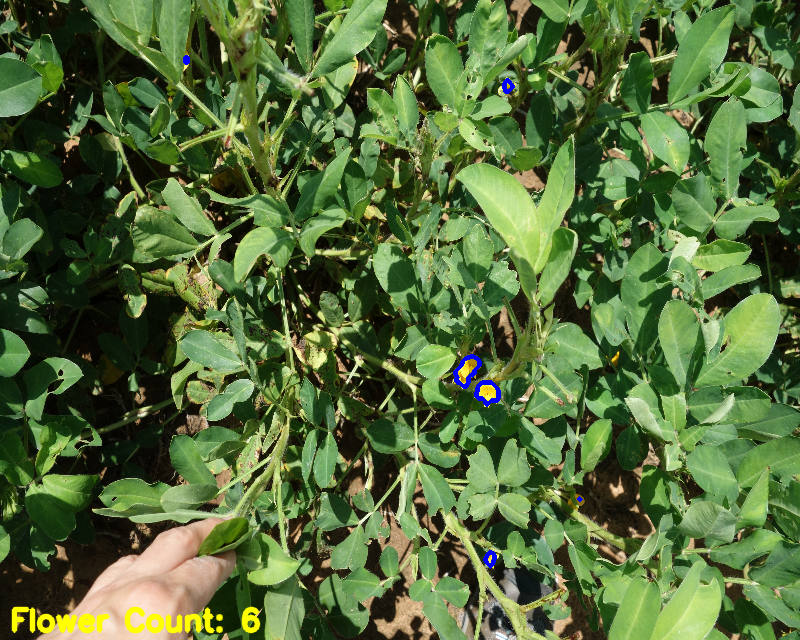
#> input picture Detect Peanut Flowers/img1_count.png, 800 x 640 px; its folder holds only this picture in this run
$ python flower_counting.py --input img1_count.png   (older library calls are emulated)
#> lines starting #> are read from the running program, lines starting #| are printed output that depends on the picture; after the words box and inside, x2 and y2 are one past the last pixel; in counts of white or black regions, pixels touching at a corner belong together
#> further down, img is the input picture: shape (640, 800, 3); mean B, G, R 59, 108.8, 85.3
#| img1_count.png (640, 800, 3)
#> `img_hsv = cv2.cvtColor(img , cv2.COLOR_BGR2HSV)`: img_hsv: shape (640, 800, 3); mean H, S, V 43.4, 139.8, 111.4

import cv2
import numpy as np
import os
import sys
import argparse as ap


def kMeans(image):

      # Pre processing image
      #med_img = cv2.medianBlur(image , 5)
      gauss_img = cv2.GaussianBlur(image , (7 , 7) , 0)
      k = 7
      vector_img = gauss_img.reshape(-1 , 3)

      # Cast as float for K means (Mean computation)
      vector_img = np.float32(vector_img)

      # OpenCV specific params
      criteria = (cv2.TERM_CRITERIA_EPS + cv2.TERM_CRITERIA_MAX_ITER , 0 , 1.0)

      ret , label , clusters = cv2.kmeans(vector_img , k , None , criteria,
                                       15 , cv2.KMEANS_RANDOM_CENTERS)

      #print(label.shape)
      res = clusters[label.flatten()]

      clust_img = res.reshape((image.shape))


      cv2.imshow('clus_img' , clust_img.astype(np.uint8))
      cv2.waitKey(0)
      cv2.destroyAllWindows()

      return label.reshape((image.shape[0],image.shape[1])) , clust_img.astype(np.uint8)


def bgr_hsv_convert(b , g , r):

      color = np.uint8([[[b , g , r]]])
      hsv_color = cv2.cvtColor(color , cv2.COLOR_BGR2HSV)

      hue = hsv_color[0][0][0]

      lower = [hue - 10  , 100 , 100]
      upper = [hue + 10 , 255 , 255]

      return lower , upper


def colorDetect(image , low_range , high_range):

      mask = cv2.inRange(image , low_range , high_range)
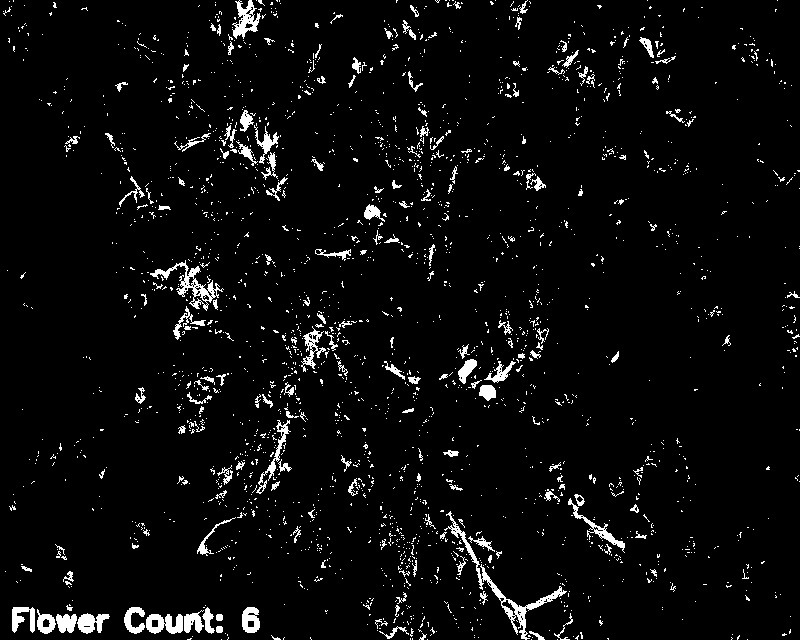
#> mask: shape (640, 800); 4.4% white; 2327 white regions (2141 under 20 px), largest, box (x1, y1, x2, y2) and area: (444, 511, 567, 640) 1195, (150, 260, 224, 311) 815, (232, 0, 261, 39) 524
      output = cv2.bitwise_and(image , image , mask = mask)
#> output: shape (640, 800, 3); mean H, S, V 1.3, 6.4, 7.5

      cimg = cv2.cvtColor(output.copy(),cv2.COLOR_BGR2GRAY)
      img = cv2.medianBlur(cimg,5)
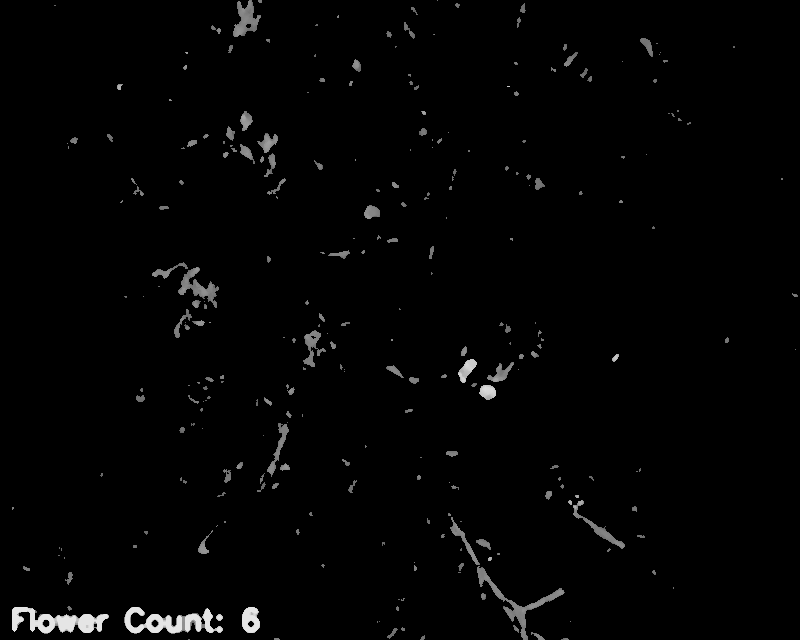
#> img: shape (640, 800); min 0, max 229, mean 3.7

      # [5 lines of commented-out code are left out]

      print('max color: ' , np.amax(output))
#| max color:  255


      '''circles = cv2.HoughCircles(img,cv2.HOUGH_GRADIENT,1,20,
                            param1=50,param2=30,minRadius=0,maxRadius=0)

      circles = np.uint16(np.around(circles))
      for i in circles[0,:]:
          # draw the outer circle
          cv2.circle(cimg,(i[0],i[1]),i[2],(0,255,0),2)
          # draw the center of the circle
          cv2.circle(cimg,(i[0],i[1]),2,(0,0,255),3)

      cv2.imshow('detected circles',img)'''


      # [14 lines of commented-out code are left out]
      cv2.imshow('out' , output)
      cv2.waitKey(0)
      cv2.destroyAllWindows()

      if np.amax(output) > 242:
            return output

      return None

# [51 lines left out: function rgb2lab, not called in this run]

if __name__ == '__main__':

      #print(os.listdir())

      parser = ap.ArgumentParser()
      parser.add_argument('-i' , '--input' , required = True)

      args = parser.parse_args()


      #img_path = [f for f in os.listdir() if f.endswith('.JPG')]

      #print(img_path)

      for im in [args.input]:#]img_path:

            img = cv2.imread(im)
            img = cv2.resize(img , (800 , 640))

            print(im , img.shape)

            #img_lab = cv2.cvtColor(img , cv2.COLOR_BGR2LAB)
            img_hsv = cv2.cvtColor(img , cv2.COLOR_BGR2HSV)

            #print(img_lab)

            '''cv2.imshow('img' , img_lab)
            cv2.waitKey(0)
            cv2.destroyAllWindows()'''


            #label , k_img = kMeans(img_lab)
            low_range , high_range = bgr_hsv_convert(106 , 241 , 255)

            # Yellow color min and max range
            # min bgr [0 , 171 , 206]
            # max bgr [115, 241, 255]
            #low_range = np.array([181 , 128 , 202] , dtype = np.uint8)
            #high_range = np.array([240 , 117 , 193] , dtype = np.uint8)

            low_range = np.array(low_range , dtype = np.uint8)
            high_range = np.array(high_range , dtype = np.uint8)

            print(low_range , high_range)
            output = None

            output = colorDetect(img_hsv , low_range , high_range)

            label = None
            k_img = None


            if output is not None:

                  label , k_img = kMeans(output)
#> in kMeans, `gauss_img = cv2.GaussianBlur(image , (7 , 7) , 0)`: gauss_img: shape (640, 800, 3); mean H, S, V 1.3, 6.4, 7.5
#> in kMeans, `ret , label , clusters = cv2.kmeans(vector_img , k , None , criteria, ..`: ret = 53995485.2; clusters = [[7.55, 33.29, 43.2], [26.62, 222.1, 226.4], [6, 33, 25], [30, 255, 254.8], [18.28, 88.65, 106.9], [0.254, 1.13, 1.28], [8.06, 44.88, 27.85]]
#> in kMeans, `clust_img = res.reshape((image.shape))`: clust_img: shape (640, 800, 3) float32; mean H, S, V 1.3, 6.4, 7.5
#> in kMeans, `cv2.imshow('clus_img' , clust_img.astype(np.uint8))`:
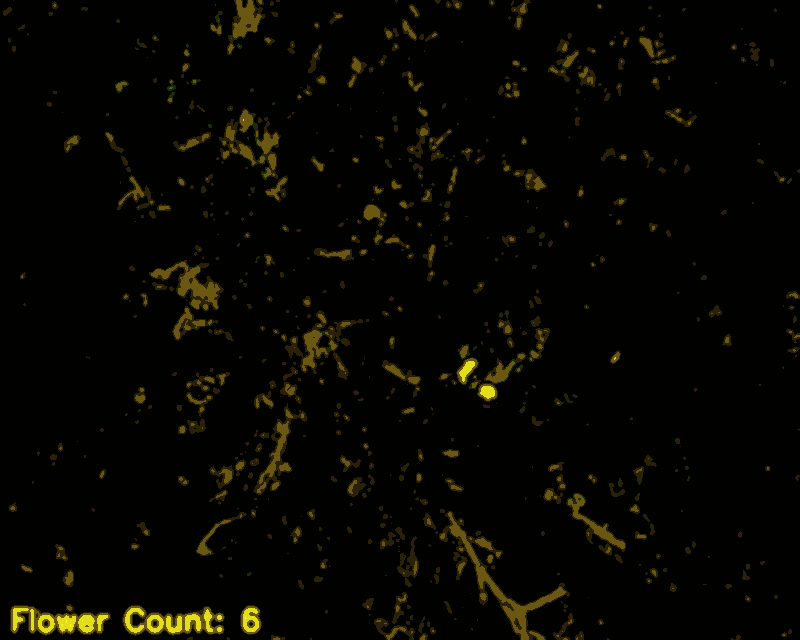
#> window 'clus_img': shape (640, 800, 3); mean B, G, R 1, 6.2, 7.2
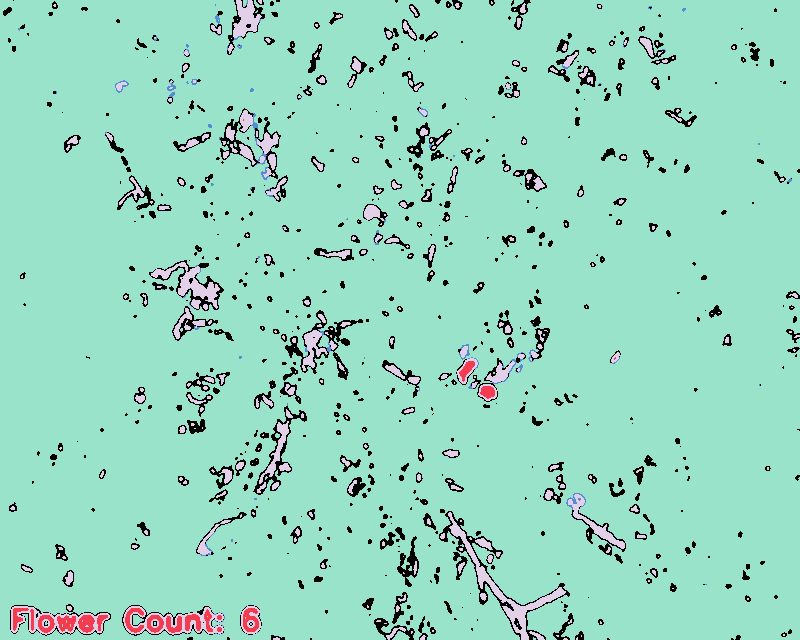
#> label: shape (640, 800) int32; 7 distinct labels, from 0 to 6; one colour per label, 0 black

                  #print(label)

                  for i in range(2):

                       arr = np.zeros(img.shape , np.uint8)
                       arr[label == i] = img[label == i]
                       #print(arr , np.amax(arr) , np.average(arr) , i)
                       cv2.imshow(str(i) , arr)
                       cv2.waitKey(0)
#> this loop made 2 passes
#> pass 1, `cv2.imshow(str(i) , arr)`:
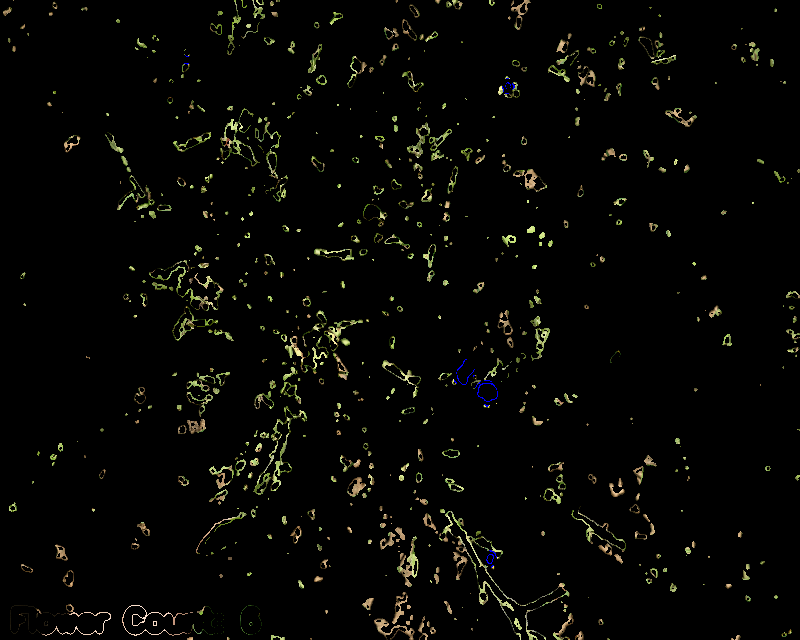
#> window '0': shape (640, 800, 3); mean B, G, R 4, 6.5, 6.5


                  arr = np.zeros(img.shape , np.uint8)
                  arr[label == 1] = img[label == 1]
                  #cv2.imshow('flower' , arr)
                  #cv2.waitKey(0)

                  gray_img = cv2.cvtColor(arr , cv2.COLOR_BGR2GRAY)

                  #cv2.imshow('gray' , gray_img)
                  #cv2.waitKey(0)

                  retVal , threshold_img = cv2.threshold(gray_img , np.average(gray_img) ,
                                             255 , cv2.THRESH_BINARY + cv2.THRESH_OTSU)
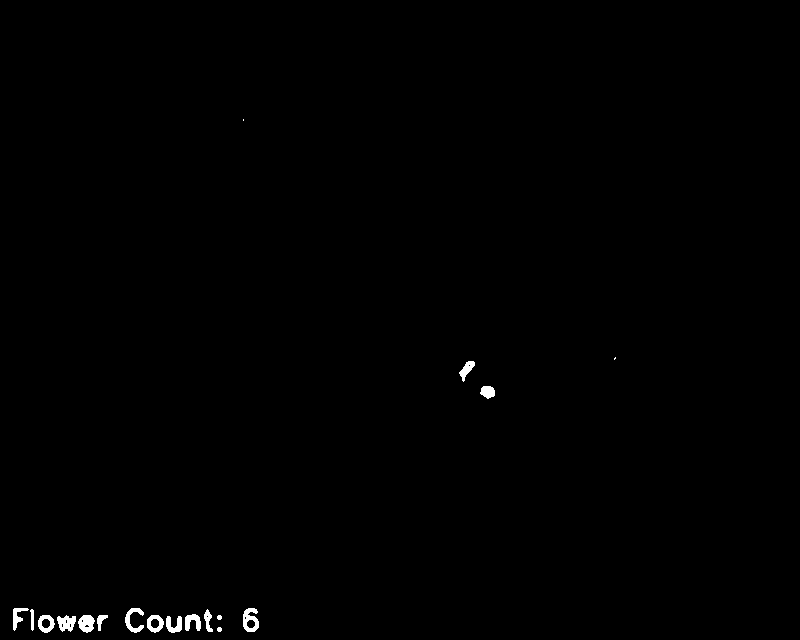
#> threshold_img: shape (640, 800); 0.46% white; 18 white regions (2 under 20 px), largest, box (x1, y1, x2, y2) and area: (243, 608, 259, 632) 244, (78, 615, 95, 633) 219, (57, 615, 76, 632) 216
#> retVal = 109


                  #cv2.imshow('thresh' , threshold_img)
                  #cv2.waitKey(0)

                  median_filter_img = cv2.medianBlur(threshold_img , 3)
#> median_filter_img: shape (640, 800); 0.46% white; 16 white regions

                  #cv2.imshow('med' , median_filter_img)
                  #cv2.waitKey(0)

                  tmp , cnt , hier = cv2.findContours(median_filter_img, cv2.RETR_TREE , cv2.CHAIN_APPROX_SIMPLE)
#> cnt = 20 contours, 3 with area under 20; largest, box (x1, y1, x2, y2) and area: (243, 608, 259, 632) 261, (147, 615, 164, 633) 214, (38, 615, 55, 633) 212, (78, 615, 95, 633) 203, (57, 616, 76, 631) 193


                  sorted_cnts = sorted(cnt , key = cv2.contourArea , reverse = True)
#> sorted_cnts has the same summary as cnt

                  print(len(sorted_cnts))
#| 20

                  for c in sorted_cnts:
                        print('peri: ' , cv2.arcLength(c , True))
                        approx = cv2.approxPolyDP(c , 0.01 * cv2.arcLength(c , True), True)
                        print('contour len: ' , len(approx))
                        cv2.drawContours(img, [c], -1, (255, 0, 0), 3)
#> this loop made 20 passes
#> (printed output is left out)
#> img: shape (640, 800, 3)
                        #cv2.imshow(str(i) ,


                  font = cv2.FONT_HERSHEY_SIMPLEX
#> font = 0
                  result_str = 'Flower Count: ' + str(len(sorted_cnts))
#> result_str = 'Flower Count: 20'
                  cv2.putText(img , result_str ,( 10 , img.shape[0] - 10) , font , 1 ,(0 , 255 , 255) , 3 , cv2.LINE_AA)
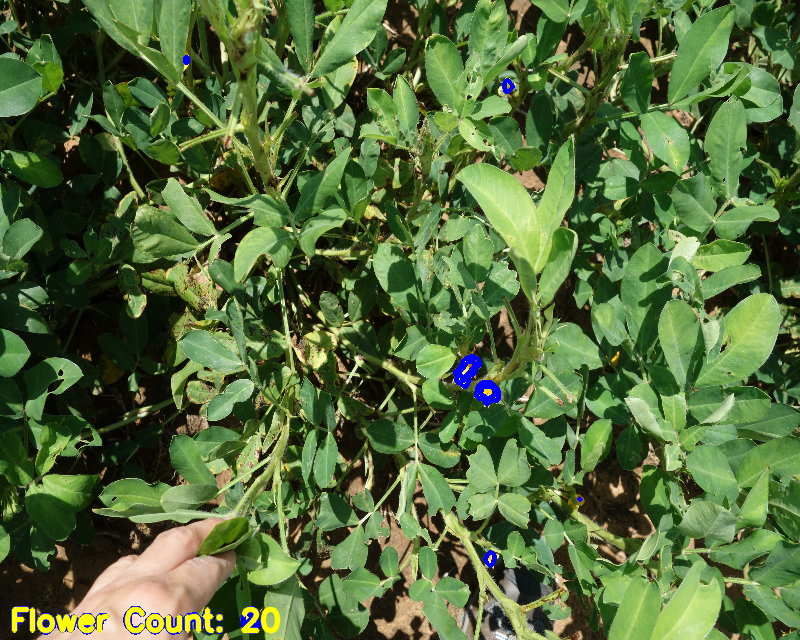
#> img: shape (640, 800, 3); mean B, G, R 59.4, 108.5, 84.9
                  cv2.imshow('cnt' , img)

                  file_nm = im[0 : im.index('.')] + '_count.png'
                  print(file_nm , len(sorted_cnts))
#| img1_count_count.png 20
                  cv2.imwrite(file_nm , img)

                  #sorted_cnts = []

                  #ret , thresh = cv2.threshold()
            else:
                  print('No flowers detected')

$ run again, on Detect Peanut Flowers/img2_count.png
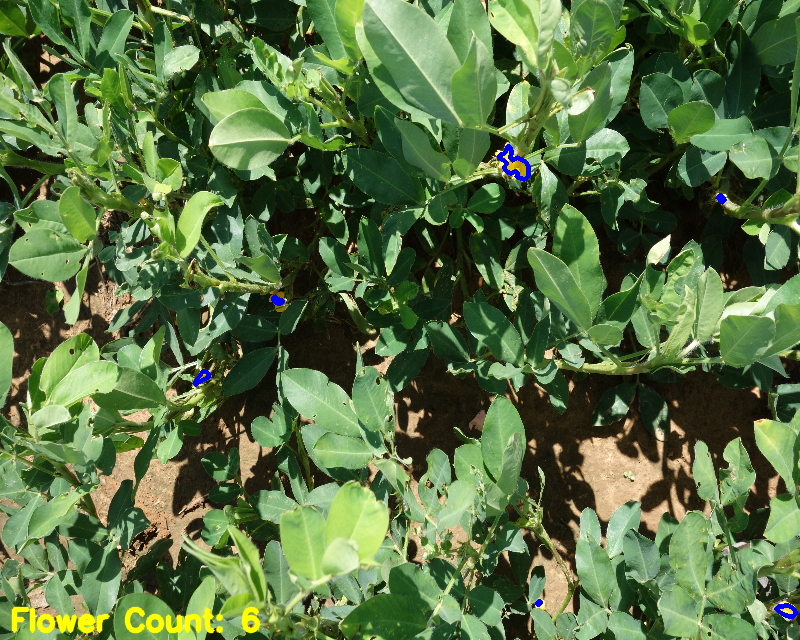
#> input picture Detect Peanut Flowers/img2_count.png, 800 x 640 px
#> img is the input picture: shape (640, 800, 3); mean B, G, R 67.3, 114, 89.2
#| img2_count.png (640, 800, 3)
#> img_hsv: shape (640, 800, 3); mean H, S, V 45.7, 127.8, 116.5
#> in colorDetect, `mask = cv2.inRange(image , low_range , high_range)`:
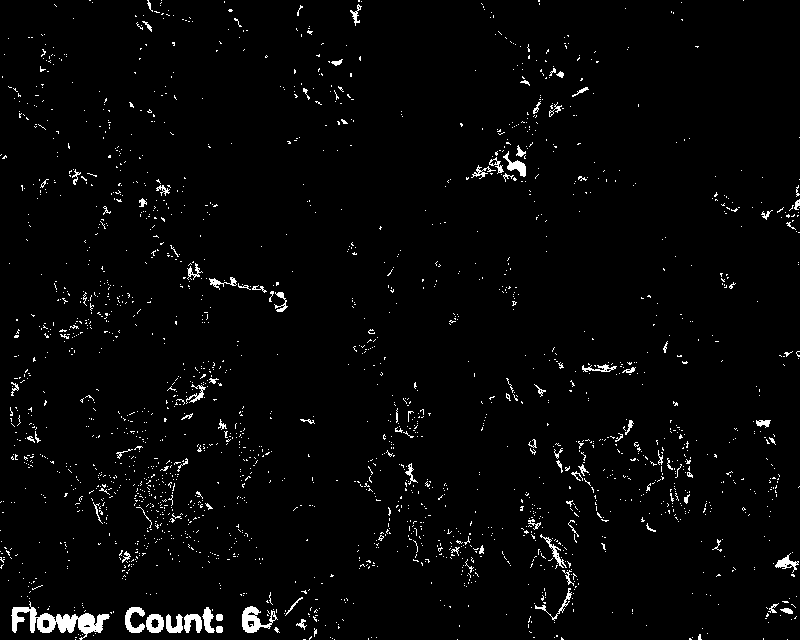
#> mask: shape (640, 800); 2.5% white; 2135 white regions (2039 under 20 px), largest, box (x1, y1, x2, y2) and area: (11, 601, 110, 640) 1382, (242, 606, 278, 633) 445, (125, 607, 145, 633) 284
#> output: shape (640, 800, 3); mean H, S, V 0.7, 3.9, 4.5
#| max color:  255
#> gauss_img: shape (640, 800, 3); mean H, S, V 0.7, 3.9, 4.4
#> ret = 31660743.2; clusters = [[6.6, 31.84, 40.8], [27.06, 224.1, 223.3], [5, 32, 25], [30, 255, 254.6], [16.4, 93.52, 103.1], [0.182, 0.866, 1.01], [6.5, 43.61, 26.3]]
#> clust_img: shape (640, 800, 3) float32; mean H, S, V 0.7, 3.9, 4.4
#> label: shape (640, 800) int32; 7 distinct labels, from 0 to 6
#> threshold_img: shape (640, 800); 0.41% white; 15 white regions (2 under 20 px), largest, box (x1, y1, x2, y2) and area: (79, 614, 108, 633) 317, (243, 607, 260, 632) 261, (13, 608, 35, 631) 228
#> retVal = 106
#> median_filter_img: shape (640, 800); 0.41% white; 14 white regions (1 under 20 px)
#> cnt = 20 contours, 5 with area under 20; largest, box (x1, y1, x2, y2) and area: (79, 614, 108, 633) 287, (243, 607, 260, 632) 270, (37, 614, 55, 632) 219, (147, 615, 163, 632) 205, (57, 616, 76, 631) 188
#> sorted_cnts has the same summary as cnt
#| 20
#> the loop `for c in sorted_cnts:` made 20 passes
#> approx on pass 20: [[81, 621], [82, 620], [83, 621], [82, 622]]
#> (printed output is left out)
#> font = 0
#> result_str = 'Flower Count: 20'
#> `cv2.putText(img , result_str ,( 10 , img.shape[0] - 10) , font , 1 ,(0..`:
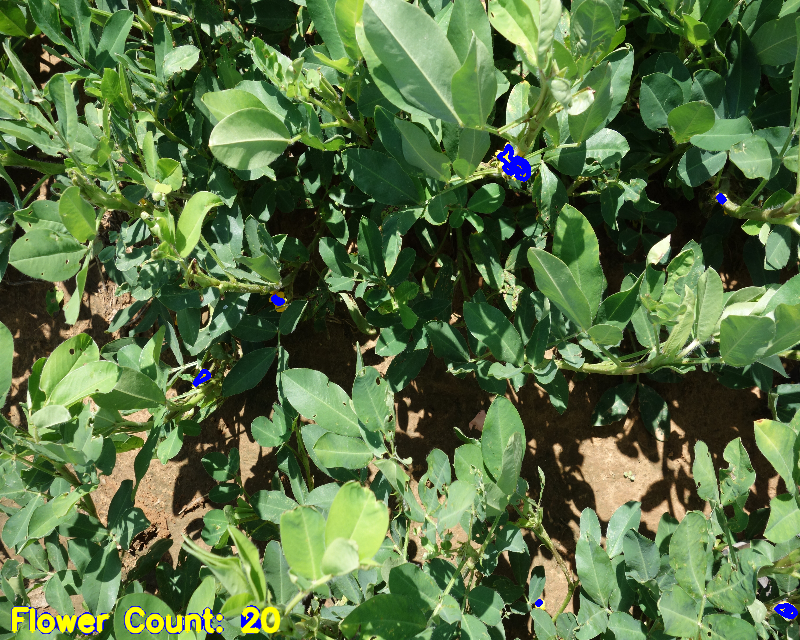
#> img: shape (640, 800, 3); mean B, G, R 67.6, 113.7, 88.9
#| img2_count_count.png 20
